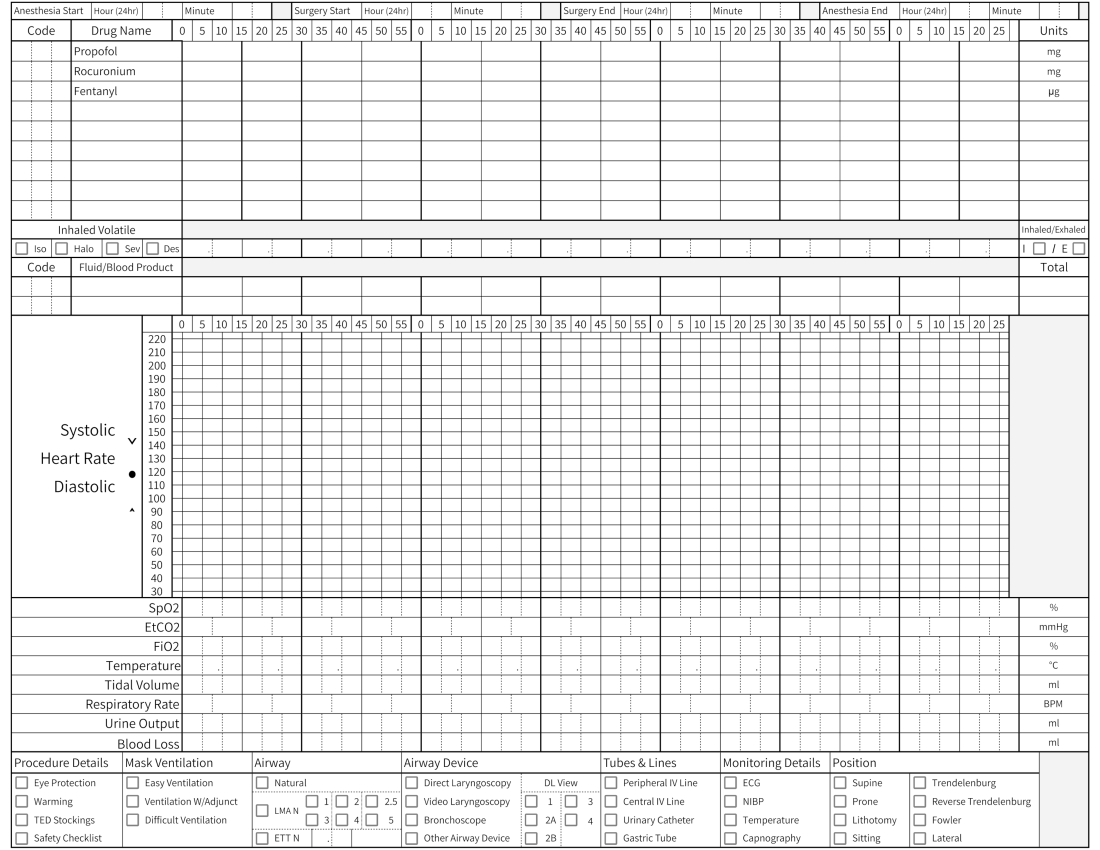
#> input picture src/ChartExtractor/ChartVisualizer/assets/blank_sheet.png, 3300 x 2550 px (shown at 1/3 size); the run also reads 1 picture not shown here
$ python visualizer.py
#> lines starting #> are read from the running program, lines starting #| are printed output that depends on the picture; pictures that were not available may be replaced by others from this repository, and a replacement may not be noted
from PIL import Image, ImageDraw

"""

This script creates visualizations of intraoperative charts from pixel coordinate data.
The final version will take a JSON file of detections as input and output a PNG with the corresponding
blood pressure and heart rate data. This version uses hard-coded numbers to show proof of concept.

Each detection will be converted to a tuple of (x, y) coordinates in pixels and added to
a list of coordinates.

Asset Pixel Data:

chart is 3300x2550
sys_arrow and dia_arrow are 20x15
dot is 10x10

"""


# Open required asset files as Image objects
chart = Image.open("../assets/blank_sheet.png")
#> chart is the input picture: PIL image 3300x2550 RGBA; mean R, G, B, A 236.6, 236.6, 236.6, 255
sys_arrow = Image.open("../assets/systolic_arrow.png")
dot = Image.open("../assets/dot.png")
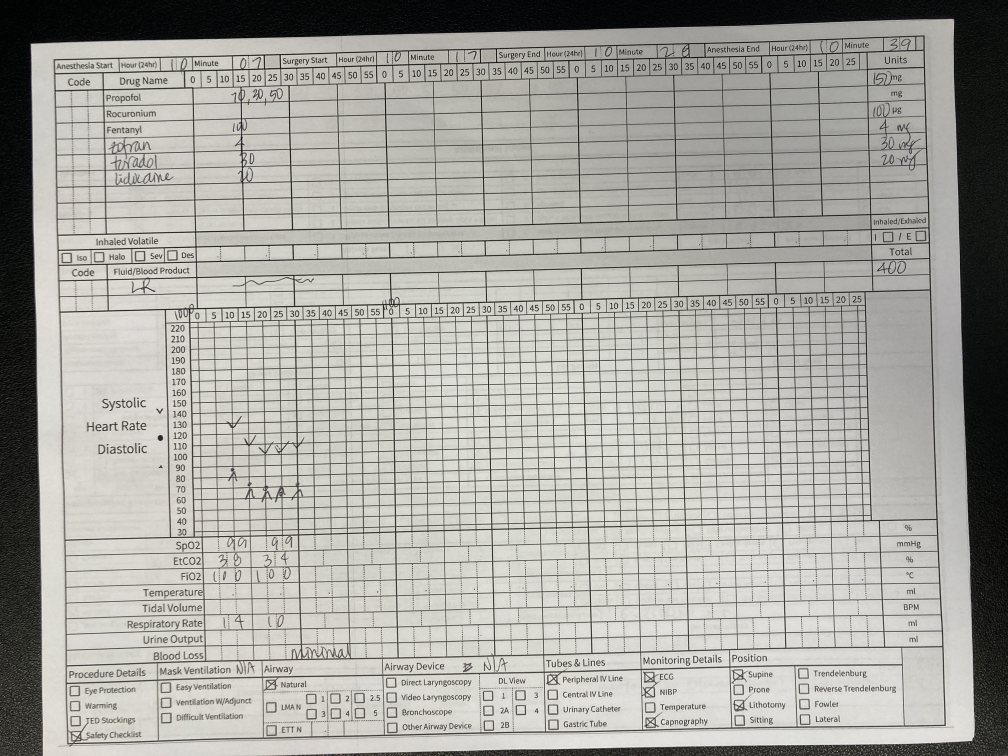
#> input picture src/ChartExtractor/ChartVisualizer/assets/RC_0001_intraoperative.JPG, 4032 x 3024 px, given in place of dot.png, which was not available (shown at 1/4 size)
#> dot is the input picture: PIL image 4032x3024 RGB; mean R, G, B 166.8, 165.9, 160.4
dia_arrow = Image.open("../assets/diastolic_arrow.png")


if __name__ == "__main__":

    sys_detections: list[tuple] = [(537, 1002), (597, 1042), (897, 1034)]
    dot_detections: list[tuple] = [(542, 1052), (602, 1092), (902, 1251)]
    dia_detections: list[tuple] = [(537, 1097), (597, 1137), (897, 1456)]
    asset = Image.new(mode="RGBA", size=chart.size, color=(255, 255, 255, 0))

    for coords in sys_detections:
        asset.paste(im=sys_arrow, box=coords)
        chart = Image.alpha_composite(chart, asset)
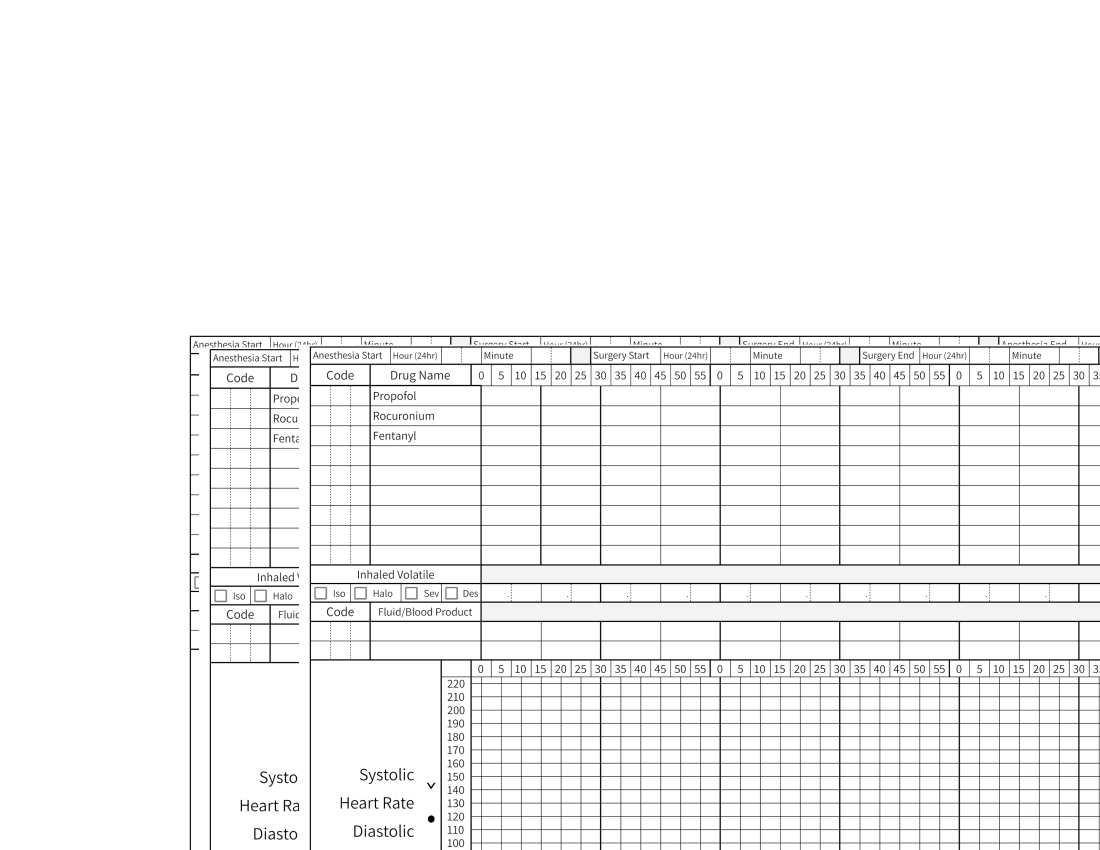
#> asset: PIL image 3300x2550 RGBA (shown at 1/3 size); mean R, G, B, A 245.4, 245.4, 245.4, 129.6; transparent parts drawn white
    for coords in dot_detections:
        asset.paste(im=dot, box=coords)
        chart = Image.alpha_composite(chart, asset)
    for coords in dia_detections:
        asset.paste(im=dia_arrow, box=coords)
        chart = Image.alpha_composite(chart, asset)
#> this loop made 3 passes
#> pass 1, `chart = Image.alpha_composite(chart, asset)`:
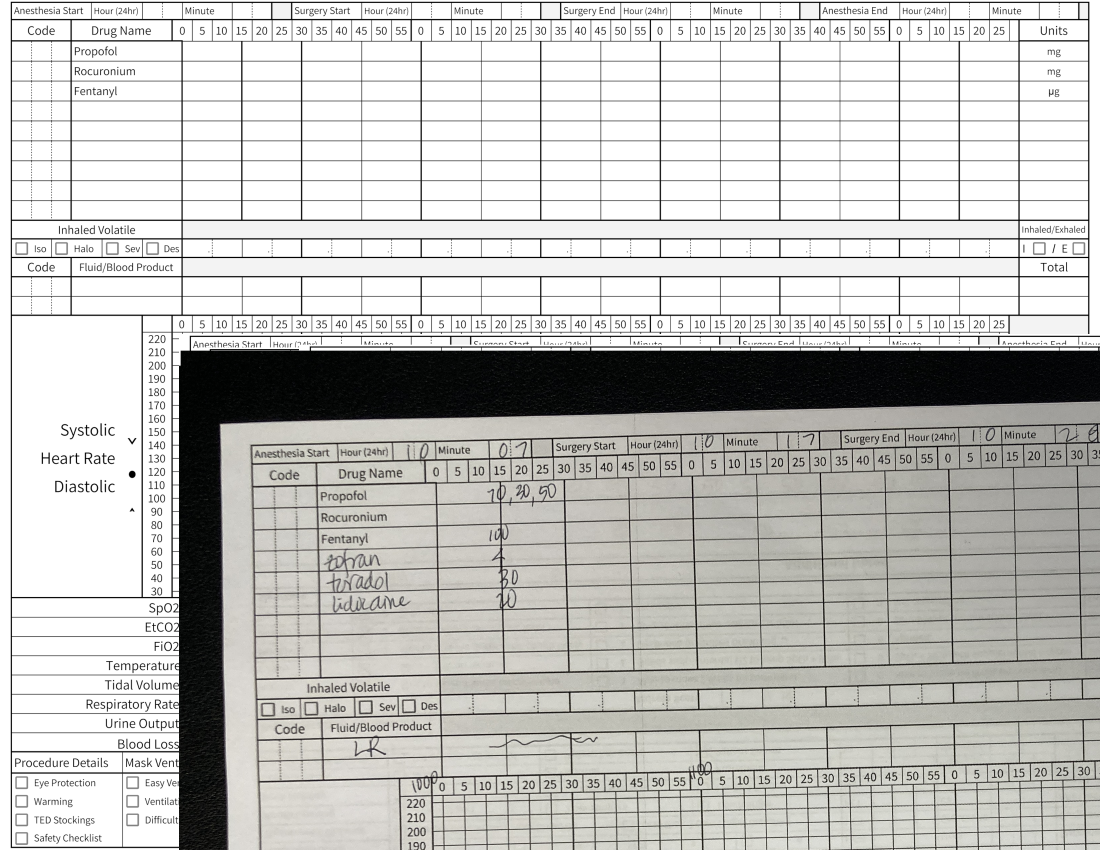
#> chart: PIL image 3300x2550 RGBA (shown at 1/3 size); mean R, G, B, A 195.4, 195, 192.2, 255
#> after the loop:
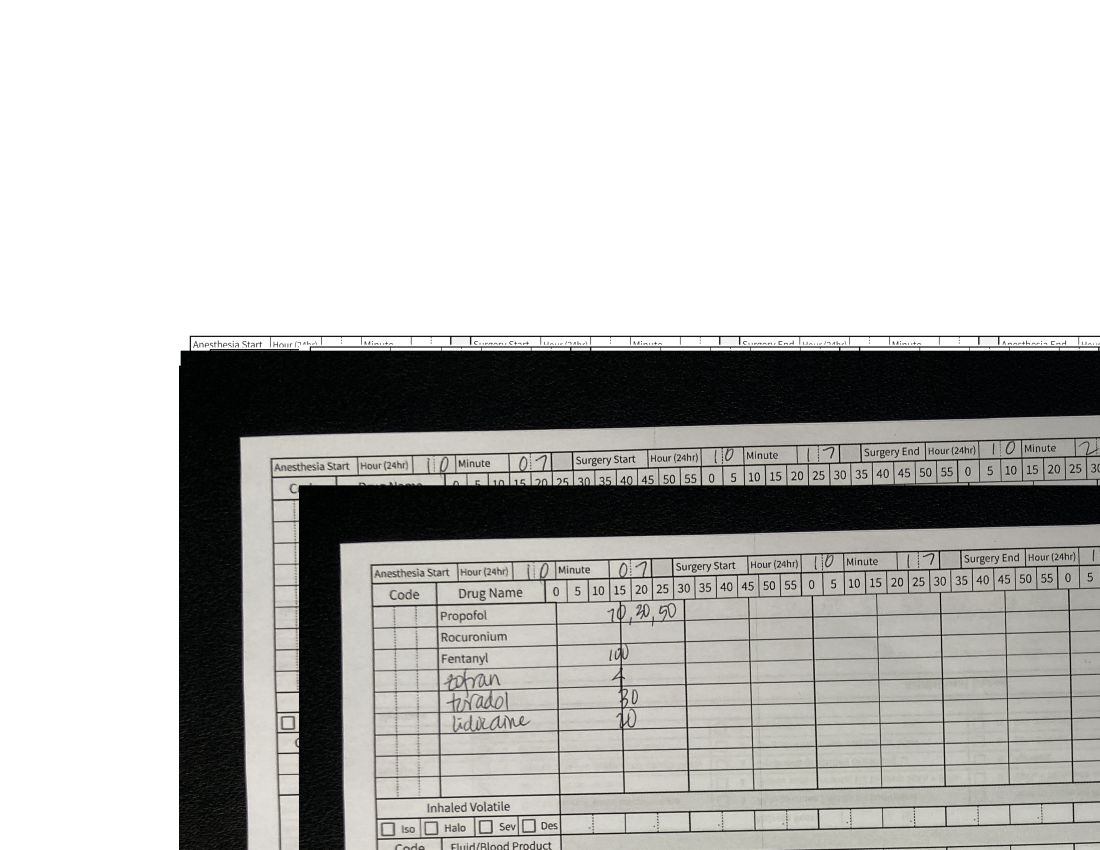
#> asset: PIL image 3300x2550 RGBA (shown at 1/3 size); mean R, G, B, A 190.3, 190, 187.8, 129.6; transparent parts drawn white

    chart.save("output.png")
